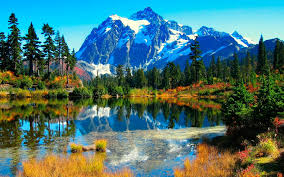
#> input picture scenery.jpg, 284 x 177 px
$ python image-transformations.py
#> lines starting #> are read from the running program, lines starting #| are printed output that depends on the picture
import cv2 as cv
import numpy as np

img = cv.imread('scenery.jpg')
#> img is the input picture: shape (177, 284, 3); mean B, G, R 113.6, 116.4, 74.5

cv.imshow('Scenery', img)

def translate(img, x, y):
#> called with x = -100, y = 100
    transMat = np.float32([[1,0,x],[0,1,y]])
    dimensions = (img.shape[1], img.shape[0])
#> dimensions = (284, 177)
    return cv.warpAffine(img, transMat, dimensions)
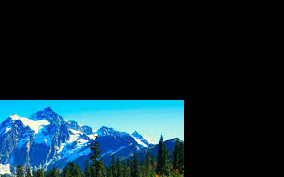
#> returned value: shape (177, 284, 3); mean of channels 0, 1, 2 50.1, 39.5, 14.6; drawn as B, G, R

# -x => Left
# -y => Up
# x => Right
# y => Down

translated = translate(img, -100, 100)
cv.imshow('Translated', translated)

# Rotation
def rotate(img, angle, rotPoint=None):
#> called with angle = -45
    (hetght, width) = img.shape[:2]
#> hetght = 177; width = 284
    if rotPoint is None:
        rotPoint = (width//2, hetght//2)
#> rotPoint = (142, 88)
    rotmat = cv.getRotationMatrix2D(rotPoint, angle, 1.0)
    dimensions = (width, hetght)
#> dimensions = (284, 177)
    return cv.warpAffine(img, rotmat, dimensions)
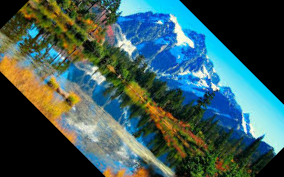
#> returned value: shape (177, 284, 3); mean of channels 0, 1, 2 89.1, 90.4, 60.4; drawn as B, G, R

# angle => Positive => Counter Clockwise
# angle => Negative => Clockwise

rotated = rotate(img, -45)
cv.imshow('Rotated', rotated)


# Resizing
resized = cv.resize(img, (500,500), interpolation=cv.INTER_CUBIC)
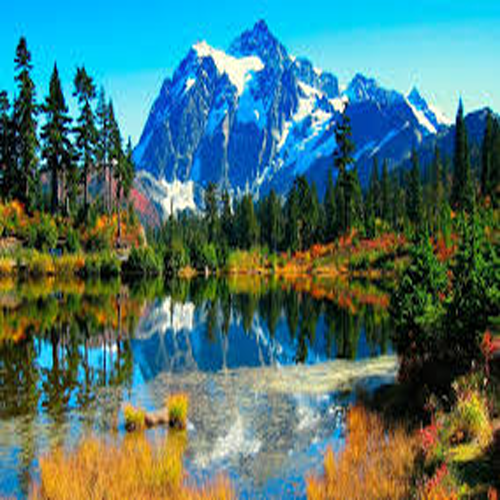
#> resized: shape (500, 500, 3); mean B, G, R 113.6, 116.4, 74.6
cv.imshow('Resized', resized)

# Flipping
# 0 => Vertical Flip
# -1 => Horizontal and Vertical Flip
cv.flip(img, -1)
cv.imshow('Flip', img)

cv.waitKey(0)

$ run again, with poet.jpg copied over scenery.jpg
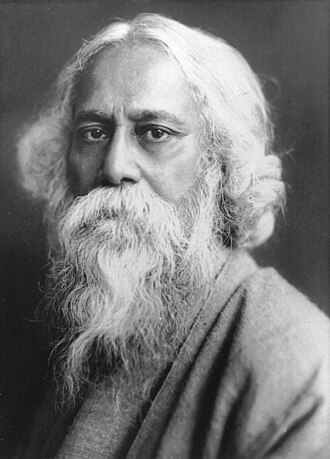
#> input picture poet.jpg, 330 x 459 px
#> img is the input picture: shape (459, 330, 3); min 4, max 255, mean 120
#> in rotate, `return cv.warpAffine(img, rotmat, dimensions)`:
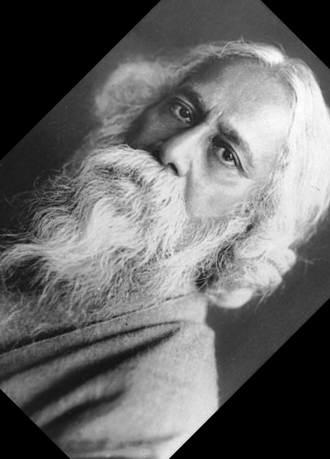
#> returned value: shape (459, 330, 3); min 0, max 255, mean 104.7
#> `resized = cv.resize(img, (500,500), interpolation=cv.INTER_CUBIC)`:
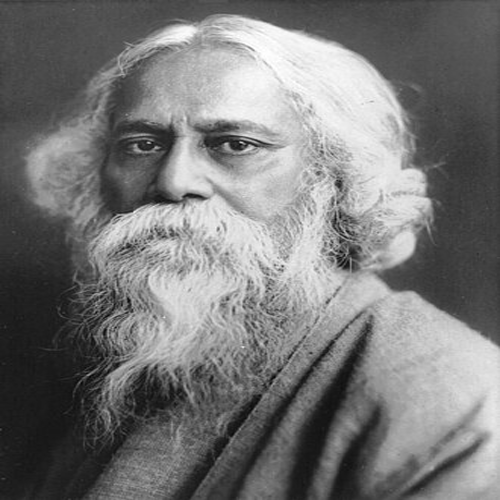
#> resized: shape (500, 500, 3); min 3, max 255, mean 120
